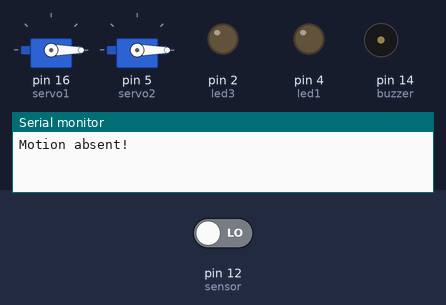
Simulated run of this sketch. Board: Arduino Uno, built with avr-gcc and run on an emulated ATmega328P. Parts: 2 × servo, output pins drawn as LEDs (lit = HIGH), buzzer (waves = sounding), the last lines printed to the serial monitor. The test bench sets the inputs (shaded band); at power-on: pin 12 (sensor) LOW. Pins used as bus, display or sensor lines are not drawn.

Above: at 18.7 s.
18.8 s: pin 12 (sensor) driven HIGH
At 30.7 s:
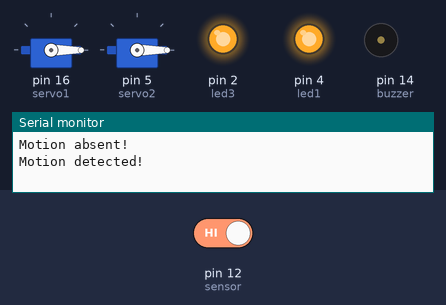
At 32.0 s:
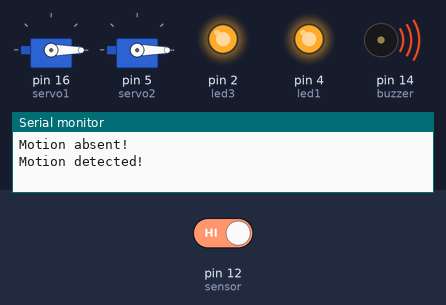
Timing chart, 0 to 53.5 s (numbered marks = the images above; inputs shaded):
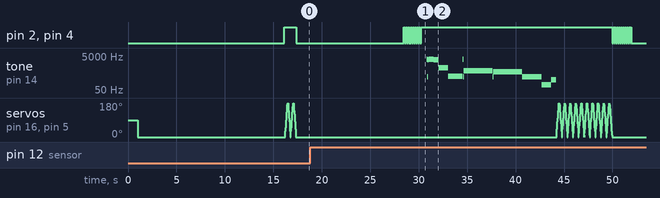

Measured:
- after the input at 18.8 s, tone on pin 14 (buzzer): plays 3300 Hz for 0.05 s, 300 Hz for 0.05 s, 3000 Hz for 0.10 s, 3300 Hz for 0.50 s, 3000 Hz for 0.50 s, 1000 Hz for 1.0 s … (15 notes in this stretch), starting after 12.1 s

The sketch:

NMNT-56k.ino
```cpp
#include <Servo.h>

Servo servOne;
Servo servTwo;

int buzzer = 14; //D5
int sensor = 12; //D6
int servo1 = 16; //D0
int servo2 = 5; //D1

int led1 = 4; //D2
int led2 = 0; //D3
int led3 = 2; //D4

int pos = 0;

void setup() {
  Serial.begin(9600);
  pinMode(sensor, INPUT);
  pinMode(led1, OUTPUT);
  pinMode(led2, OUTPUT);
  pinMode(led3, OUTPUT);
  pinMode(buzzer, OUTPUT);
  servOne.attach(servo1);
  servTwo.attach(servo2);
}

//Main loop
void loop() {
  long state = digitalRead(sensor);
  delay(1000);
  if (state == HIGH) {
    Serial.println("Motion detected!");
    ledSequence(10, 100);
    delay(500);
    kTone();

    for (int x = 0; x < 10; x++) {
      servoMove();
    }

    ledSequence(10, 100);
    ledOff();

    delay(5000);
  }
  else {
    Serial.println("Motion absent!");
    ledOff();
    servOne.write(0);
    servTwo.write(0);
    noTone(buzzer);

    delay(15000);
    ledSequence(1, 100);

    for (int x = 0; x < 2; x++) {
      servoMove();
    }

    ledOff();
    delay(10000);
  }
}

// Blinking LEDs
void ledSequence(int repeat, int delTime) {
  for (int i = 0; i < repeat; i++) {
    ledOff();
    delay(delTime);
    ledOn();
    delay(delTime);
  }
}

// Servo movement
void servoMove() {
  for (pos = 0; pos <= 180; pos += 10) {
    servOne.write(pos);
    servTwo.write(pos);
    delay(15);
  }
  for (pos = 180; pos >= 0; pos -= 10) {
    servOne.write(pos);
    servTwo.write(pos);
    delay(15);
  }
}

// 56k Modem tone
void kTone() {
  tone(buzzer, 3300);
  delay(50);
  tone(buzzer, 300);
  delay(50);
  tone(buzzer, 3000);
  delay(100);
  tone(buzzer, 3300);
  delay(500);
  tone(buzzer, 3000);
  delay(500);
  tone(buzzer, 1000);
  delay(1000);
  tone(buzzer, 330);
  delay(1500);
  tone(buzzer, 3300);
  delay(50);
  tone(buzzer, 300);
  delay(50);
  tone(buzzer, 660);
  delay(3000);
  tone(buzzer, 300);
  delay(50);
  tone(buzzer, 600);
  delay(3000);
  tone(buzzer, 300);
  delay(2000);
  tone(buzzer, 100);
  delay(1000);
  tone(buzzer, 200);
  delay(500);
  tone(buzzer, 100);
  noTone(buzzer);
}

void ledOff() {
  digitalWrite(led1, LOW);
  digitalWrite(led2, LOW);
  digitalWrite(led3, LOW);
}

void ledOn() {
  digitalWrite(led1, HIGH);
  digitalWrite(led2, HIGH);
  digitalWrite(led3, HIGH);
}
```
